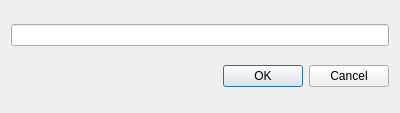
<?xml version="1.0" encoding="UTF-8"?>
<ui version="4.0">
 <class>KeyInput</class>
 <widget class="QDialog" name="KeyInput">
  <property name="geometry">
   <rect>
    <x>0</x>
    <y>0</y>
    <width>400</width>
    <height>113</height>
   </rect>
  </property>
  <property name="windowTitle">
   <string>Dialog</string>
  </property>
  <layout class="QVBoxLayout" name="verticalLayout">
   <item>
    <widget class="QLineEdit" name="keyEdit">
     <property name="readOnly">
      <bool>true</bool>
     </property>
    </widget>
   </item>
   <item>
    <widget class="QDialogButtonBox" name="buttonBox">
     <property name="orientation">
      <enum>Qt::Horizontal</enum>
     </property>
     <property name="standardButtons">
      <set>QDialogButtonBox::Cancel|QDialogButtonBox::Ok</set>
     </property>
    </widget>
   </item>
  </layout>
 </widget>
 <resources/>
 <connections>
  <connection>
   <sender>buttonBox</sender>
   <signal>accepted()</signal>
   <receiver>KeyInput</receiver>
   <slot>accept()</slot>
   <hints>
    <hint type="sourcelabel">
     <x>248</x>
     <y>254</y>
    </hint>
    <hint type="destinationlabel">
     <x>157</x>
     <y>274</y>
    </hint>
   </hints>
  </connection>
  <connection>
   <sender>buttonBox</sender>
   <signal>rejected()</signal>
   <receiver>KeyInput</receiver>
   <slot>reject()</slot>
   <hints>
    <hint type="sourcelabel">
     <x>316</x>
     <y>260</y>
    </hint>
    <hint type="destinationlabel">
     <x>286</x>
     <y>274</y>
    </hint>
   </hints>
  </connection>
 </connections>
</ui>
